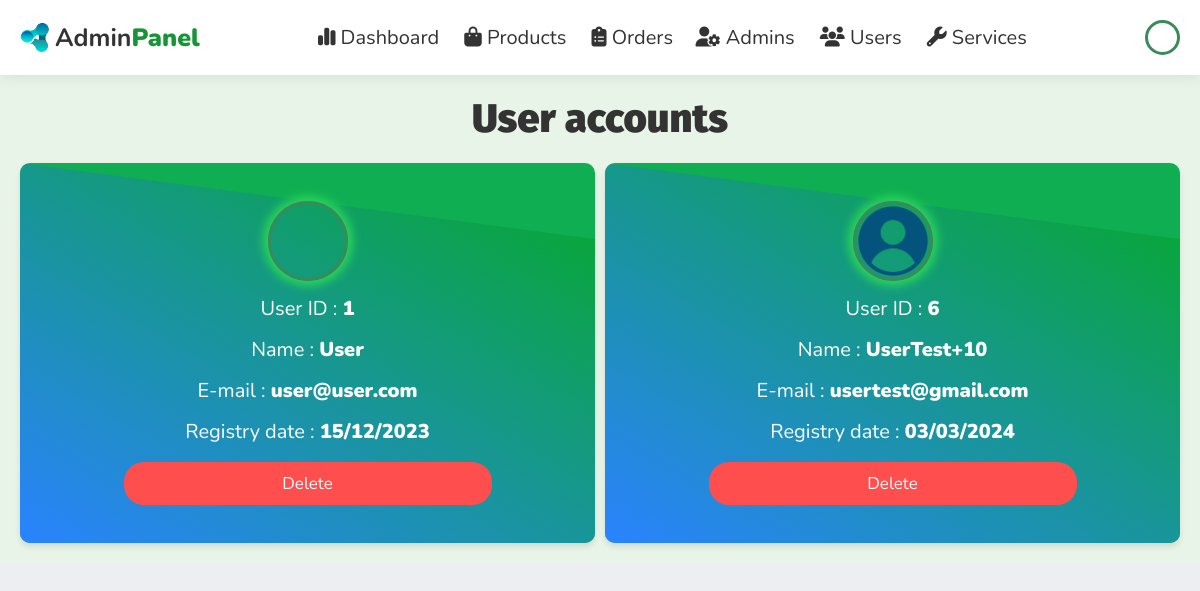
The app's page /admin/users_accounts.php (signed in), older data.
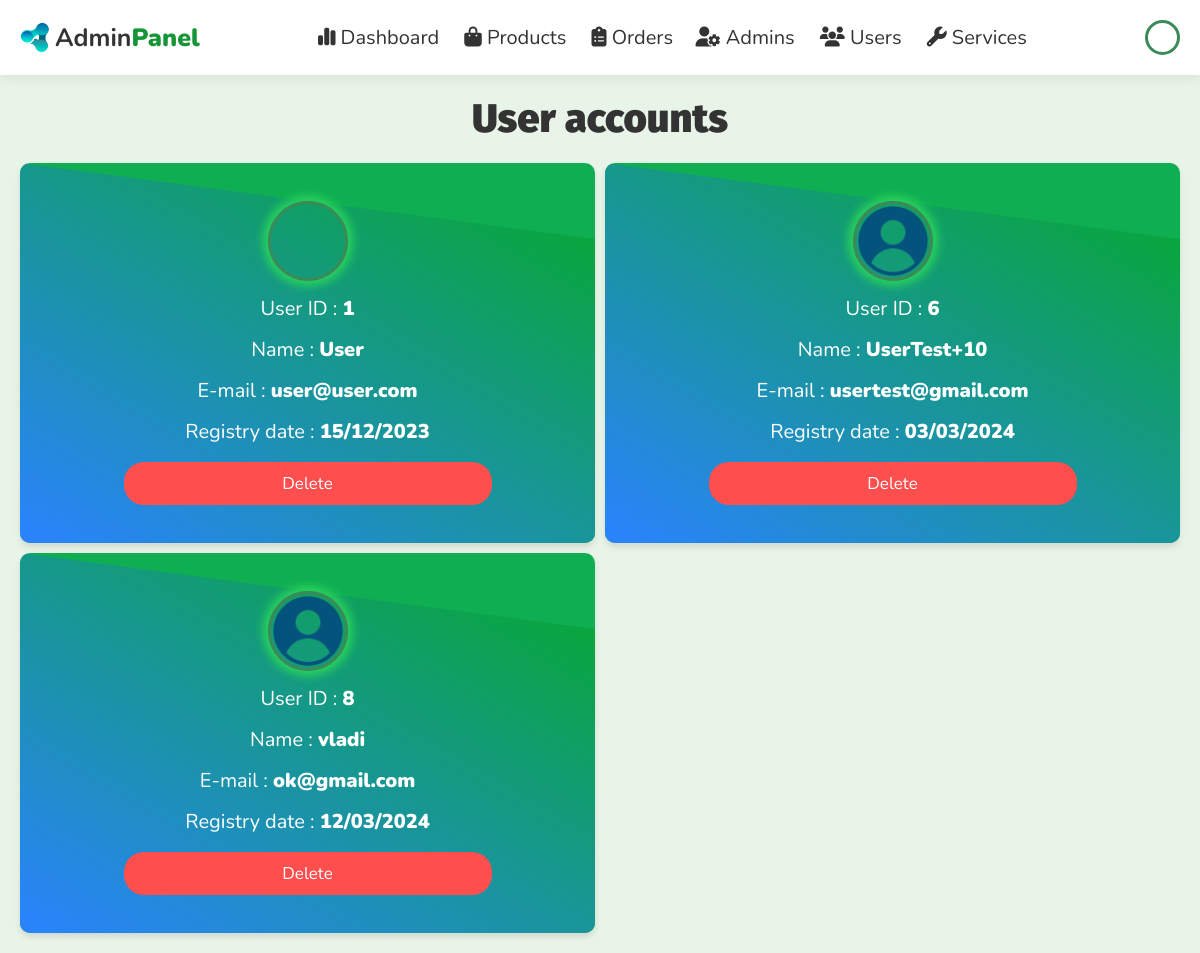
The same page, newer data.
### tables this page shows
CREATE TABLE `users` (
  `id` int(100) NOT NULL,
  `name` varchar(100) NOT NULL,
  `email` varchar(100) NOT NULL,
  `password` varchar(50) NOT NULL,
  `isAdmin` tinyint(1) NOT NULL DEFAULT 0,
  `avatar` text NOT NULL DEFAULT 'default.png',
  `reg_date` date DEFAULT current_timestamp()
);

### admin/users_accounts.php (the view, shortened to what this page needs)
<?php
include '../components/connect.php';
if (isset($_SESSION['admin_id'])) {
  $admin_id = $_SESSION['admin_id'];
} else {
  $admin_id = '';
  header('Location: admin_login.php');
};
?>
<!DOCTYPE html>
<html lang="en">
<head>
  <link rel="stylesheet" href="https://cdnjs.cloudflare.com/ajax/libs/font-awesome/6.1.1/css/all.min.css">
  <link rel="stylesheet" href="../css/admin_style.css">
  <link rel="stylesheet" href="../css/global.css">
</head>
<body style="height: auto;">
  <?php include '../components/admin_header.php'; ?>
  <?php
  $select_admin_exists = $conn->prepare("SELECT id FROM `users` WHERE id = ? AND isAdmin = 1");
  $select_admin_exists->execute([$admin_id]);
  if ($select_admin_exists->rowCount() == 0) {
    header("Location: admin_login.php");
  } else {
  ?>
    <section class="accounts">
      <h1 class="heading">User accounts</h1>
      <div class="box-container">
        <?php
        $select_accounts = $conn->prepare("SELECT * FROM `users` WHERE isAdmin = 0");
        $select_accounts->execute();
        if ($select_accounts->rowCount() > 0) {
          while ($fetch_accounts = $select_accounts->fetch(PDO::FETCH_ASSOC)) {
        ?>
            <div class="user-card">
              <div class="after"></div>
              <div class="user-info">
                <div style="margin-bottom: 0.7rem; border: 3px solid #3b8a59; display: inline-block; width: 80px; height: 80px; border-radius: 50%; background-image: url('../uploaded_img/user_avatar/<?= $fetch_accounts['avatar'] ?>'); background-size: cover; box-shadow: 0 0 10px 5px #2ad45b; "></div>
                <p> User ID :  <span><?= $fetch_accounts['id']; ?></span> </p>
                <p> Name :  <span><?= $fetch_accounts['name']; ?></span> </p>
                <p> E-mail :  <span><?= $fetch_accounts['email']; ?></span> </p>
                <p> Registry date :  <span><?= date('d/m/Y', strtotime($fetch_accounts['reg_date'])); ?></span></p>
                <a href="users_accounts.php?delete=<?= $fetch_accounts['id']; ?>" onclick="return confirm('Delete this account? User related information will also be deleted!')" class="delete-btn">Delete</a>
              </div>
            </div>
        <?php
          }
        } else {
          echo '<p class="empty">There are currently no available user accounts</p>';
        }
        ?>
      </div>
    </section>
  <?php
  }
  ?>
</body>
</html>

### components/admin_header.php (shortened to what this page needs)
<header class="header">
  <section class="flex">
    <div class="logo">
      <img src="../images/influxify-logo.ico" alt="logo" style="width: 30px;">
      <a href="../admin/dashboard.php">Admin<span>Panel</span></a>
    </div>
    <nav class="navbar">
      <a href="../admin/dashboard.php">
        <i class="fa-solid fa-chart-simple"></i> Dashboard
      </a>
      <a href="../admin/products.php">
        <i class="fas fa-shopping-bag"></i> Products
      </a>
      <a href="../admin/placed_orders.php">
        <i class="fa-solid fa-clipboard-list"></i> Orders</a>
      <a href="../admin/admin_accounts.php">
        <i class="fas fa-user-cog"></i> Admins
      </a>
      <a href="../admin/users_accounts.php">
        <i class="fas fa-users"></i> Users
      </a>
      <a href="../admin/services.php">
        <i class="fa-solid fa-wrench"></i> Services
      </a>
    </nav>
    <div class="icons">
      <?php
      $admin_avatar = $conn->prepare("SELECT `avatar` FROM `users` WHERE id = ?");
      $admin_avatar->execute([$admin_id]);
      $avatar_result = $admin_avatar->fetchColumn();
      $admin_name = $conn->prepare("SELECT `name` FROM `users` WHERE id = ?");
      $admin_name->execute([$admin_id]);
      $name_result = $admin_name->fetchColumn();
      if ($admin_id && !empty($avatar_result)) {
        $user_image = $avatar_result;
      } else {
        $user_image = "default.png";
      }
      ?>
      <div id="admin-btn" style="border: 3px solid #3b8a59; margin: 0; display: inline-block; width: 35px; height: 35px; border-radius: 50%; background-image: url('../uploaded_img/user_avatar/<?= $user_image ?>'); background-size: cover; " title="<?= $name_result; ?>"></div>
    </div>
  </section>
</header>

### css/admin_style.css (style rules this page uses)
.accounts { background: var(--body); min-height: 100%; transition: 0.5s ease; }
.accounts .box-container { width: 100%; display: grid; grid-template-columns: repeat(auto-fit, minmax(calc(33.33% - 10px), 1fr)); grid-gap: 10px; }
.accounts .box-container > div { width: 100%; margin: 0; }
@media screen and (max-width: 1200px) { .accounts .box-container { grid-template-columns: repeat(auto-fit, minmax(calc(50% - 10px), 1fr)); } }
.accounts .box-container .user-card { position: relative; height: 380px; border-radius: 10px; overflow: hidden; box-shadow: 0 4px 6px rgba(0, 0, 0, 0.1); background-color: #0fae52; display: flex; justify-content: center; align-items: center; transition: 0.5s ease; }
@media screen and (max-width: 1200px) { .accounts .box-container { justify-content: space-around; } }
.accounts .box-container .user-card .user-info { display: flex; align-items: center; flex-direction: column; width: 80%; }
.accounts .box-container .user-card .user-info > * { width: 80%; }
.accounts .box-container .user-info p { font-size: 2rem; color: var(--light-color); margin: 0.7rem 0; }
.accounts .box-container .user-info p span { color: var(--white); }
.after { content: ""; position: absolute; top: 0; left: 0; width: 100%; height: 100%; transition: 0.5s ease; background: linear-gradient(-150deg, #05aa26, #2a83ff); clip-path: polygon(0 0, 100% 20%, 100% 100%, 0 100%); }
.user-info { position: absolute; top: 50%; left: 50%; transform: translate(-50%, -50%); text-align: center; color: #fff; z-index: 1; transition: 0.5s ease; }

### css/global.css (style rules this page uses)
:root { --primary: #159535; --body: #e8f4e8; --light-green: #149a38; --black: #333; --cyan-blue: #0c85b9; --gray: #605c5c; --light: #eceef2; --light-blue: #4682b4; --purple: #6f42c1; --red: #ff4e4e; --white: #fff; --border-radius: 10px; --box-shadow: 0 0 1.5rem rgba(0, 0, 0, 0.1); }
* { border: none; box-sizing: border-box; font-family: "Nunito", sans-serif; margin: 0; outline: none; padding: 0; text-decoration: none; scroll-behavior: smooth; transition: 200ms !important; }
html { font-size: 62.5%; overflow-x: hidden; }
body { background-color: var(--light); height: 100vh; }
.btn, .delete-btn, .option-btn { display: block; width: 100%; margin-top: 1rem; border-radius: 20px 20px 20px 20px; padding: 1rem 3rem; font-size: 1.7rem; color: var(--white); cursor: pointer; text-align: center; transition: 300ms !important; }
.delete-btn { background-color: var(--red); }
.heading { font-size: 4rem; font-family: "Fira Sans"; font-weight: 900; color: var(--black); margin-bottom: 2rem; text-align: center; }
section { padding: 2rem; min-width: 100%; margin: 0 auto; }
span { font-weight: 900; }
.header { position: sticky; top: 0; left: 0; right: 0; background-color: var(--white); box-shadow: var(--box-shadow); z-index: 1000; }
.header .flex { display: flex; flex-direction: row; flex-wrap: wrap; align-items: center; justify-content: space-between; position: relative; }
.header .flex .logo { display: flex; flex-direction: row; gap: 5px; align-items: center; font-size: 2.5rem; color: var(--black); user-select: none; }
.header .flex .logo a { color: var(--black); font-weight: 700; text-decoration: none !important; }
.header .flex .logo img { width: 30px; }
.header .flex .logo span { color: var(--primary); }
.header .flex .navbar a { margin: 0 1rem; font-size: 2rem; color: var(--black); text-decoration: none; padding: 1rem 0; height: 100%; position: relative; }
.header .flex .navbar a::after { content: ""; display: block; position: absolute; bottom: 0; left: 0; width: 0; height: 0.35rem; border-radius: var(--border-radius); background-color: var(--primary); transition: width 0.3s ease; }
.header .flex .icons { display: flex; flex-direction: row; justify-content: flex-end; align-items: center; font-size: 30px; border-radius: var(--border-radius); }
.header .flex .icons > * { width: 30px; height: 30px; margin-left: 1rem; cursor: pointer; color: var(--black); }

Row changes from the older to the newer data that the page shows:
added users: avatar (picture), id "8", name "vladi", email "ok@gmail.com", reg_date "12/03/2024"
